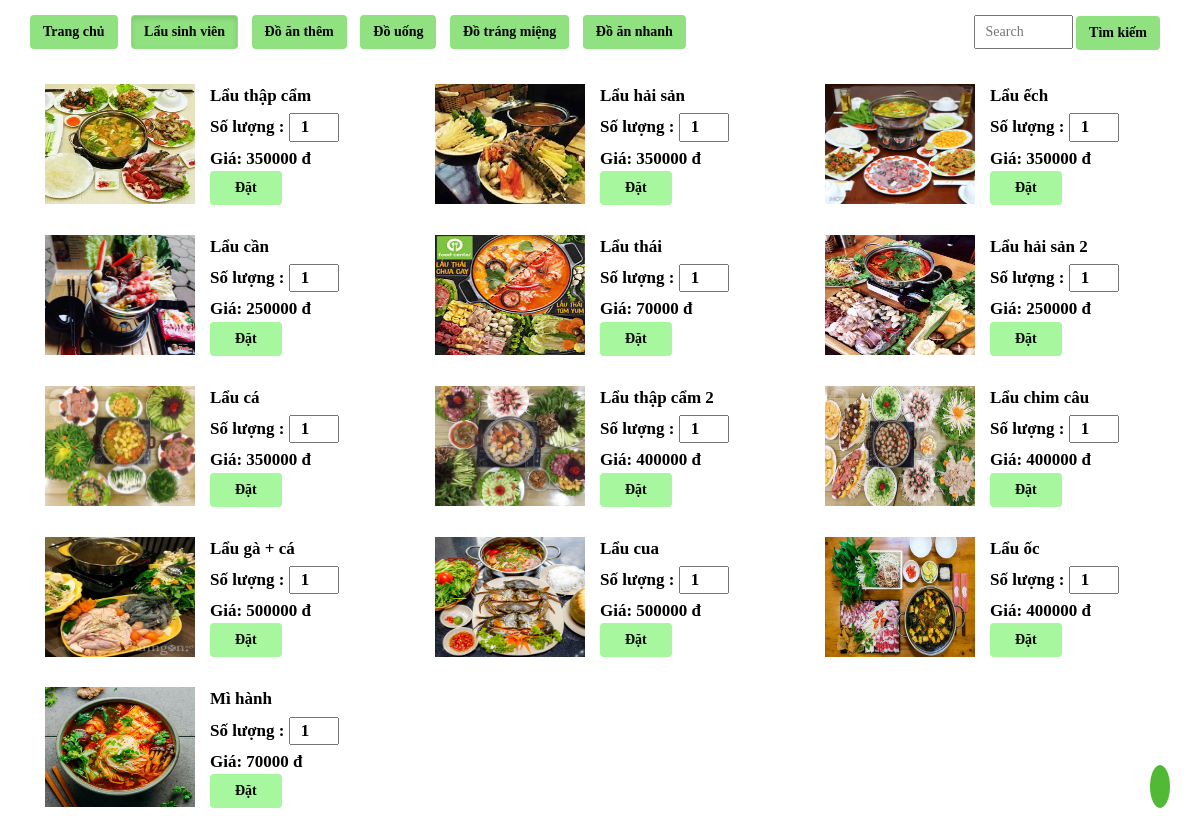
Page /views/layouts/listsp.php?id=1&id_ban=1 (signed in) on the committed database.
### tables this page shows
CREATE TABLE `categorys` (
  `id` int NOT NULL,
  `name` varchar(100) NOT NULL
);

CREATE TABLE `products` (
  `id` int NOT NULL,
  `name` varchar(50) NOT NULL,
  `id_category` int NOT NULL,
  `unit_price` int NOT NULL,
  `img` varchar(100) NOT NULL,
  `created_at` timestamp NOT NULL DEFAULT CURRENT_TIMESTAMP ON UPDATE CURRENT_TIMESTAMP,
  `updated_at` timestamp NOT NULL DEFAULT CURRENT_TIMESTAMP ON UPDATE CURRENT_TIMESTAMP
);

### controllers/layouts/listsp.php (called while the page is built, shortened)
<?php
include '../../core.php';
include '../../models/layouts/index.php';
$id = $_GET['id'];
$id_ban = $_GET['id_ban'];
if (is_numeric($id)) {
	$dt_category = new index();
	$list_pr = $dt_category->get_list_product_by_category($id);
}else{
	header("Location:404.php");
}

### core.php (called while the page is built, shortened)
<?php
class DB
{
    private $link;
    function __construct(){
        $this->link = mysqli_connect(DB_HOST,DB_USERNAME,DB_PASSWORD,DB_DATABASE);
        mysqli_set_charset($this->link,'utf8');
    }
    public function db_select($sql) {
    $results = array();
    $query = mysqli_query($this->link,$sql);
    while ($row = mysqli_fetch_assoc($query)) {
        $results[] = $row;
    }
    return $results;
    }
}

### models/layouts/index.php (called while the page is built, shortened)
<?php
class index extends DB{
function get_all_menu_category()
{
	$sql = "SELECT * FROM categorys ";
	$results = $this->db_select($sql);
	return $results;
}
function get_list_product_by_category($id_category)
{
	$sql = "SELECT * FROM products where id_category=$id_category ";
	$result = $this->db_select($sql);
	return $result;
}
}

### views/layouts/listsp.php (the view, shortened to what this page needs)
<?php
	include '../../controllers/layouts/listsp.php';
?>
<!DOCTYPE html>
<html lang="en">
<head>
	<link rel="stylesheet" href="https://maxcdn.bootstrapcdn.com/bootstrap/3.3.6/css/bootstrap.min.css">
	<link rel="stylesheet" type="text/css" href="font/css/font-awesome.min.css">
	<link rel="stylesheet" href="<?php echo BASE_URL ?>css/layout.css">
	<link rel="stylesheet" href="<?php echo BASE_URL ?>css/listsp.css">
	<link rel="stylesheet" href="<?php echo BASE_URL ?>css/header.css">
	<link rel="stylesheet" href="<?php echo BASE_URL ?>css/style.css">
</head>
<body>
<div class="container">
	<?php include 'pages/headerNoBanner.php'; ?>
	<div class="content" style="margin-top: 5px">
		<div id="products">
				<?php foreach(array_chunk($list_pr,3) as $pr ): ?>
				<div class="row">
					<?php foreach($pr as $pr): ?>
					<div class="col-md-4 col-xs-6 cart_item" style="margin-bottom: 30px;">
						<div class="col-md-6">
							<img src="<?php echo BASE_URL ?>upload/products/<?php echo $pr['img'] ?>" alt="">
						</div>
						<div class="col-md-6" style="margin-left: -15px">
							<div class="name"><?php echo $pr['name']; ?></div>
							<div class="name">Số lượng : <input type="number" class="sl"  name="quantity" min="1" value="1" class="sl"></div>
							<div class="name"> Giá: <?php echo $pr['unit_price']; ?> đ</div>
							<button type="submit" class="btn order"id='<?php echo $pr['id']; ?>' >Đặt</button>
						</div>
					</div>
					<?php endforeach ?>
				</div>
			<?php endforeach ?>
				</div>
		</div>
	</div>
</body>
</html>

### views/layouts/pages/headerNoBanner.php (shortened to what this page needs)
<?php
	$id = isset($_GET['id']) ? $_GET['id'] : 0 ;
	$dt_category = new index();
	$category = $dt_category->get_all_menu_category();
?>
<div class="header">
	<div id="menu" style="margin-top: 15px;" >
		<button type="button" class="btn menu <?php if($id==0) echo 'active' ?>" ><a href="index.php?id_ban=<?php echo $id_ban ?>" style="color: black;text-decoration: none;">Trang chủ</a></button>
		<?php foreach($category as $category): ?>
			<button type="button" onclick="location.href='listsp.php?id=<?php echo $category['id'] ?>&id_ban=<?php echo $id_ban ?>'" class="btn menu <?php if($id==$category['id'] ) echo 'active' ?>" ><?php echo $category['name'] ?></button>
		<?php endforeach ?>
		<span style="float: right;">
			<form action="seach.php" method="GET">
				<input type="text" name="key" class="search" placeholder="Search" >
				<button type="submit" class="btn menu">Tìm kiếm</button>
			</form>
		</span>
	</div>
</div>
<div class="giohoang_vrw" >
	<a href="giohang.php?id_ban=<?php echo $id_ban ?>"  class="shop" title="Giỏ Hàng">
		<ion-icon name="bag-check-outline"></ion-icon>
	</a>
</div>

### css/layout.css (style rules this page uses)
* { padding:0; margin: 0; }
.search { height: 34px; }
.menu { color: black; background: #96f79e; font-weight: bold; margin-right: 20px; }
.active { background: #91db6e; }
@media (max-width: 1200px) { .search { width: 99px; } }
@media (max-width: 1200px) { .menu { color: black; background: #90e280; font-weight: bold; margin-right: 10px; } }

### css/listsp.css (style rules this page uses)
#products { padding-top: 30px; }
#products img { width: 100%; height: 120px; }
#products .sl { width: 50px; }
#products .name { color: black; font-weight: bold; font-size: 17px; margin-bottom: 5px; }
.order { margin-top: -5px; padding-left: 24px; padding-right: 24px;color: black; background: #a6f79e; font-weight: bold; }

### css/header.css (style rules this page uses)
.search { padding-left: 10px; }
a.shop ion-icon { font-size: 30px; padding: 8px 10px; }
a.shop { background-color: #51b935; border-radius: 50%; color: #fff; position: fixed; bottom: 30px; right: 30px; }
.giohoang_vrw { z-index: 9999; }

### css/style.css (style rules this page uses)
*, span, a, div, p, button, input, select, textarea { font-family: "Tinos", serif !important; }
a { text-decoration: none; color: #000000; }
input { padding-left: 10px !important; }

### rows in the picture
categorys: name "Lẩu sinh viên"
categorys: name "Đồ ăn thêm"
categorys: name "Đồ uống"
categorys: name "Đồ tráng miệng"
categorys: name "Đồ ăn nhanh"
products: img (picture), name "Lẩu thập cẩm", unit_price "350000"
products: img (picture), name "Lẩu hải sản", unit_price "350000"
products: img (picture), name "Lẩu ếch", unit_price "350000"
products: img (picture), name "Lẩu cần", unit_price "250000"
products: img (picture), name "Lẩu thái", unit_price "70000"
products: img (picture), name "Lẩu hải sản 2", unit_price "250000"
products: img (picture), name "Lẩu cá", unit_price "350000"
products: img (picture), name "Lẩu thập cẩm 2", unit_price "400000"
products: img (picture), name "Lẩu chim câu", unit_price "400000"
products: img (picture), name "Lẩu gà + cá", unit_price "500000"
products: img (picture), name "Lẩu cua", unit_price "500000"
products: img (picture), name "Lẩu ốc", unit_price "400000"
products: img (picture), name "Mì hành", unit_price "70000"
